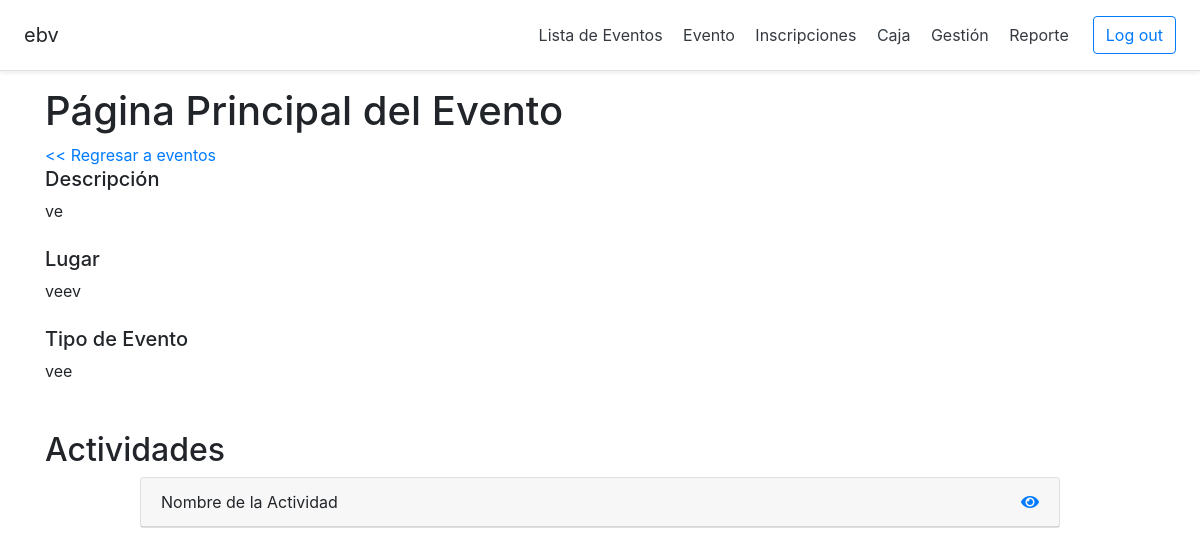
Screenshot of /evento/2 with the database file from the repository.
### models.py (models this page shows)
class Evento(db.Model):
    id = db.Column(db.Integer, primary_key=True)
    nombre = db.Column(db.String(100), nullable=False)
    tipo = db.Column(db.String(100), nullable=False)
    descripcion = db.Column(db.String(130), nullable=False)
    lugar = db.Column(db.String(100), nullable=False)
    estado = db.Column(db.String(20), default="Borrador")
    fechaCreacion = db.Column(db.Date, default=datetime.utcnow)
    fechaPreInscripcion = db.Column(db.Date)
    fechaAprtrInscripcion = db.Column(db.Date)
    fechaLmtDscnto = db.Column(db.Date)
    fechaCierreInscripcion = db.Column(db.Date)
    fechaInicio = db.Column(db.Date)
    fechaFin = db.Column(db.Date)
    cntInscritos = db.Column(db.Integer, default=0)
    cntPreInscritos = db.Column(db.Integer, default=0)
    prcntjDscnto = db.Column(db.Float, default=0)
    plantilla = db.Column(db.Boolean, default=False)
    actividades = db.relationship('Actividad', backref='evento', lazy=True)
    usuarios_eventos = db.relationship('Usuario_Evento', backref='evento', lazy=True)
    movimientos = db.relationship('Movimiento', backref='evento', lazy=True)
    categorias = db.relationship('Categoria', backref='evento', lazy=True)
    paquetes = db.relationship('Paquete', backref='evento', lazy=True)

class Actividad(db.Model):
    id = db.Column(db.Integer, primary_key = True)
    nombre = db.Column(db.String(30), nullable=False)
    tipo = db.Column(db.String(30))
    descripcion = db.Column(db.String(130))
    consideraciones = db.Column(db.String(100))
    fechaInicio = db.Column(db.DateTime)
    fechaFin = db.Column(db.DateTime)
    ponente = db.Column(db.String(50))
    idEvento = db.Column(db.Integer, db.ForeignKey('evento.id'), nullable=False)
    ambientes = db.relationship('Ambiente', backref='actividad', lazy = True)
    materiales = db.relationship('Material', backref='actividad', lazy = True)

### app.py (the view)
@app.route('/evento/<idEvento>', methods=['GET','POST'])
def evento(idEvento):
    miEvento = Evento.query.filter_by(
        id = idEvento
    ).first()
    session['idEvento'] = idEvento
    listaAct = []
    actividades = Actividad.query.filter_by(idEvento = session['idEvento'])
    for actividad in actividades:
        listaAct.append({
            "id":actividad.id,
            "nombre":actividad.nombre
        })
    if actividades:
        fechaMin = miEvento.fechaInicio
        fechaMax = miEvento.fechaFin
        for actividad in actividades:
            if not fechaMin:
                fechaMin = actividad.fechaInicio.date()
            if not fechaMax:
                fechaMax = actividad.fechaFin.date()
            if actividad.fechaInicio.date() < fechaMin:
                fechaMin = actividad.fechaInicio.date()
            if actividad.fechaFin.date() > fechaMax:
                fechaMax = actividad.fechaFin.date()
        miEvento.fechaInicio = fechaMin
        miEvento.fechaFin = fechaMax
        db.session.commit()
    return render_template(
        'SCV-B01MenuEventoAdmin.html',
        idEvento = session['idEvento'],
        estado = miEvento.estado,
        descripcion = miEvento.descripcion,
        lugar = miEvento.lugar,
        tipoEvento = miEvento.tipo,
        actividad = listaAct,
        lenActividad = len(listaAct),
        nombreEvento = miEvento.nombre)

### app.py (called while the page is built)
@app.context_processor
def utility_processor():
    return dict()

### templates/SCV-B01MenuEventoAdmin.html (shortened to what this page needs)
{% extends "Layout.html" %}
{% block body %}
<h1>Página Principal del Evento</h1>
<a href="{{url_for('listaEventos')}}"> << Regresar a eventos </a>
<div id="datos-evento" class="row">
    <div class="col-8">
        <div class="">
            <h5>Descripción</h5>
            {{descripcion}}
        </div>
        <br>
        <div class="">
            <h5>Lugar</h5>
            {{lugar}}
        </div>
        <br>
        <div class="">
            <h5>Tipo de Evento</h5>
            {{tipoEvento}}
        </div>
        <br>
    </div>
    <div class="col-4">
    </div>
</div>
<div>
    <br>
    <h2>Actividades</h2>
    <div class="row">
        <div class="col-1"></div>
        <div id="activities-list" class="col">
            {%for i in range(0, lenActividad)%}
            <div class="card">
                <div class="card-header">
                    <div class="row">
                        <div class="col"> {{actividad[i].nombre}}</div>
                        <div class="col-2 text-right">
                            {% if estado == 'Borrador' %}
                            <a href="{{ url_for('actividad',id = actividad[i].id) }}"><i class="fas fa-pencil-alt"> </i></a>
                            <a href="{{ url_for('eliminarActividad',id = actividad[i].id) }}"><i class="fas fa-trash"> </i></a>
                            {% else %}
                            <a href="{{ url_for('actividad',id = actividad[i].id) }}"><i class="fas fa-eye"> </i></a>
                            {% endif %}
                        </div>
                    </div>
                </div>
            </div>
            <br>
            {%endfor%}
        </div>
        <div class="col-1"></div>
    </div>
</div>
{% endblock %}

### templates/Layout.html (shortened to what this page needs)
<!doctype html>
<html lang="en">
    <head>
        <link rel="stylesheet" href="https://cdn.jsdelivr.net/npm/bootstrap@4.6.0/dist/css/bootstrap.min.css">
        <link rel="stylesheet" href="{{ url_for('static', filename='css/extra.css') }}">
        <link rel="stylesheet" href="{{ url_for('static', filename='css/fontawesome.css') }}">
        <link rel="stylesheet" href="{{ url_for('static', filename='css/solid.css') }}">
    </head>
    <div class="d-flex flex-column flex-md-row align-items-center p-3 px-md-4 mb-3 bg-white border-bottom shadow-sm">
        {% if tipoUsuario == 'Visitante'%}
        <h5 class="my-0 mr-md-auto font-weight-normal" style="cursor: pointer;" onclick="window.location='{{url_for('index')}}'">Our Point</h5>
        <nav class="my-2 my-md-0 mr-md-3">
            <a class="p-2 text-dark" href="{{url_for('nosotros')}}" disabled>Nosotros</a>
            <a class="p-2 text-dark" href="{{url_for('index')}}">Eventos</a>
        </nav>
        <a class="btn btn-outline-primary" href="{{ url_for('login') }}">Log in</a>
        <a class="btn btn-outline-primary" href="{{ url_for('register') }}">Sign Up</a>
        {% else %}
            {% if tipoUsuario == 'Participante' %}
                <h5 class="my-0 mr-md-auto font-weight-normal" style="cursor: pointer;" onclick="window.location='{{url_for('index')}}'">{{nombreEvento}}</h5>
                <nav class="my-2 my-md-0 mr-md-3">
                    <a class="p-2 text-dark" href="{{ url_for('index') }}">Inicio</a>
                    <a class="p-2 text-dark" href="{{ url_for('listaEventosParticipante') }}">Mis Eventos</a>                 </nav>
            {% else %}
                {% if notShow == True %}
                    <h5 class="my-0 mr-md-auto font-weight-normal" style="cursor: pointer;" onclick="window.location='{{url_for('listaEventos')}}'">{{nombreEvento}}</h5>
                    <nav class="my-2 my-md-0 mr-md-3">
                        <a class="p-2 text-dark" href="{{ url_for('index') }}">Inicio</a>
                        <a class="p-2 text-dark" href="{{ url_for('listaEventos') }}">Lista de Eventos</a>
                    </nav>
                {% else %}
                    {% if tipoUsuario == 'Caja' %}
                    <h5 class="my-0 mr-md-auto font-weight-normal" style="cursor: pointer;" onclick="window.location='{{url_for('listaEventos')}}'">{{nombreEvento}}</h5>
                    <nav class="my-2 my-md-0 mr-md-3">
                        <a class="p-2 text-dark" href="{{ url_for('movimiento') }}">Registrar Movimimento</a>
                        <a class="p-2 text-dark" href="{{ url_for('movimiento') }}">Registrar Inscripcion</a>
                        <a class="p-2 text-dark" href="{{ url_for('validarInscripcion') }}">Validar Inscripcion</a>
                    </nav>
                    {% else %}
                        {% if tipoUsuario == 'Colaborador' %}
                        <h5 class="my-0 mr-md-auto font-weight-normal" style="cursor: pointer;" onclick="window.location='{{url_for('colaborador')}}'">{{nombreEvento}}</h5>
                        <nav class="my-2 my-md-0 mr-md-3">
                            <a class="p-2 text-dark" href="{{ url_for('asistencia') }}" disabled>Asistencia</a>
                            <a class="p-2 text-dark" href="{{ url_for('materiales') }}">Materiales</a>
                        </nav>
                        {% else %}
                        <h5 class="my-0 mr-md-auto font-weight-normal" style="cursor: pointer;" onclick="window.location='{{url_for('listaEventos')}}'">{{nombreEvento}}</h5>
                        <nav class="my-2 my-md-0 mr-md-3">
                            <a class="p-2 text-dark" href="{{ url_for('listaEventos') }}">Lista de Eventos</a>
                            <a class="p-2 text-dark" href="{{ url_for('evento', idEvento = idEvento) }}">Evento</a>
                            <a class="p-2 text-dark" href="{{ url_for('gestionar_inscripcion') }}">Inscripciones</a>
                            <a class="p-2 text-dark" href="{{ url_for('movimiento') }}">Caja</a>
                            <a class="p-2 text-dark" href="{{ url_for('gestionarUsuario') }}">Gestión</a>
                            <a class="p-2 text-dark" href="{{ url_for('reporteCaja') }}">Reporte</a>
                        </nav>
                        {% endif %}
                    {% endif %}
                {% endif %}
            {% endif %}
            <a class="btn btn-outline-primary" href="{{ url_for('logout') }}">Log out</a>
        {% endif %}
    </div>
    <body>
        <div class = "container">
            {% block body %}
            {% endblock %}
        </div>
    </body>
</html>

### static/css/solid.css (style rules this page uses)
.fa, .fas { font-family: 'Font Awesome 5 Free'; font-weight: 900; }

### rows the page displays
Evento: nombre "ebv", descripcion "ve", lugar "veev", tipo "vee"
Actividad: nombre "Nombre de la Actividad"
